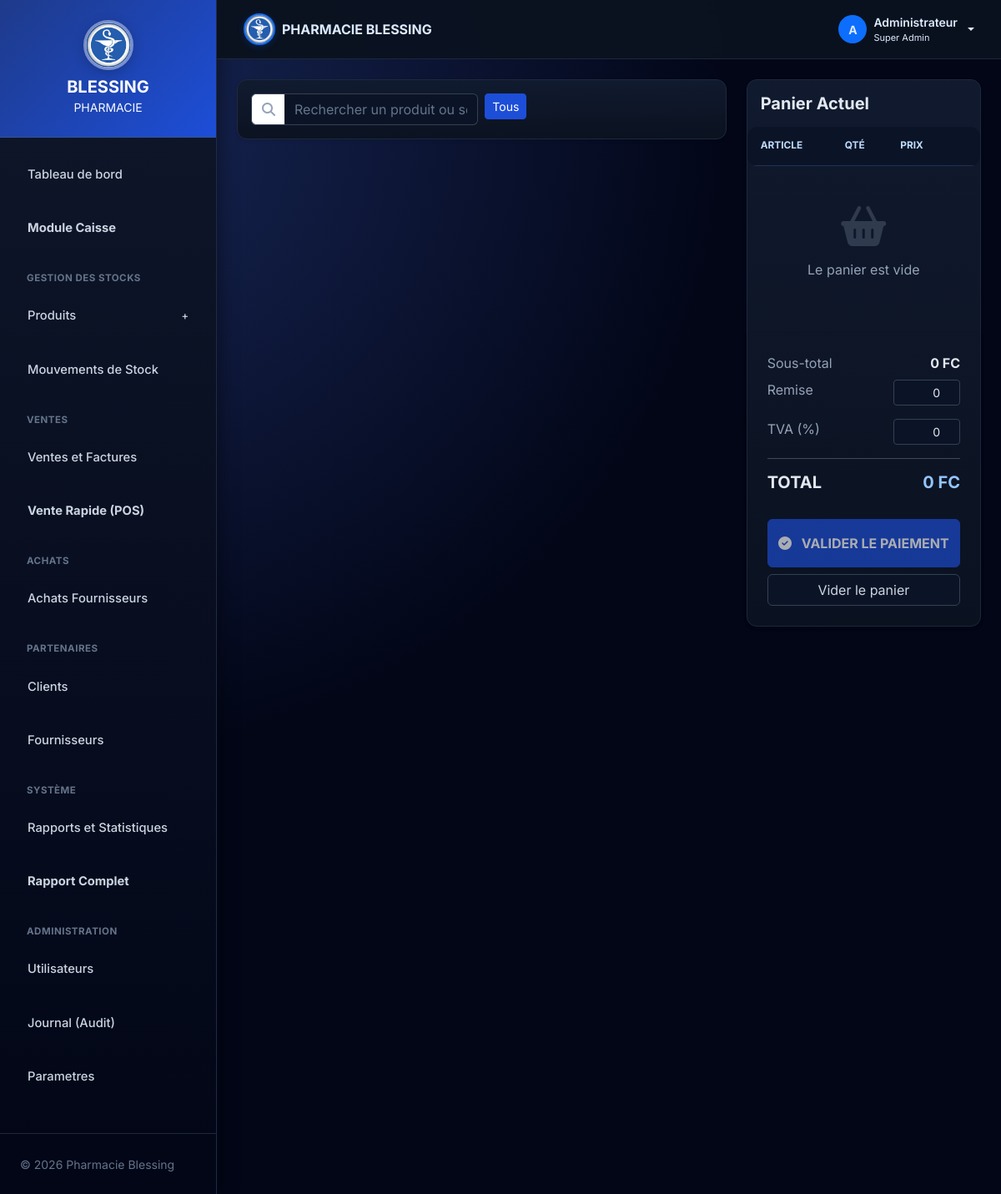
The page /modules/sales/pos.php (signed in) on the database as committed earlier.
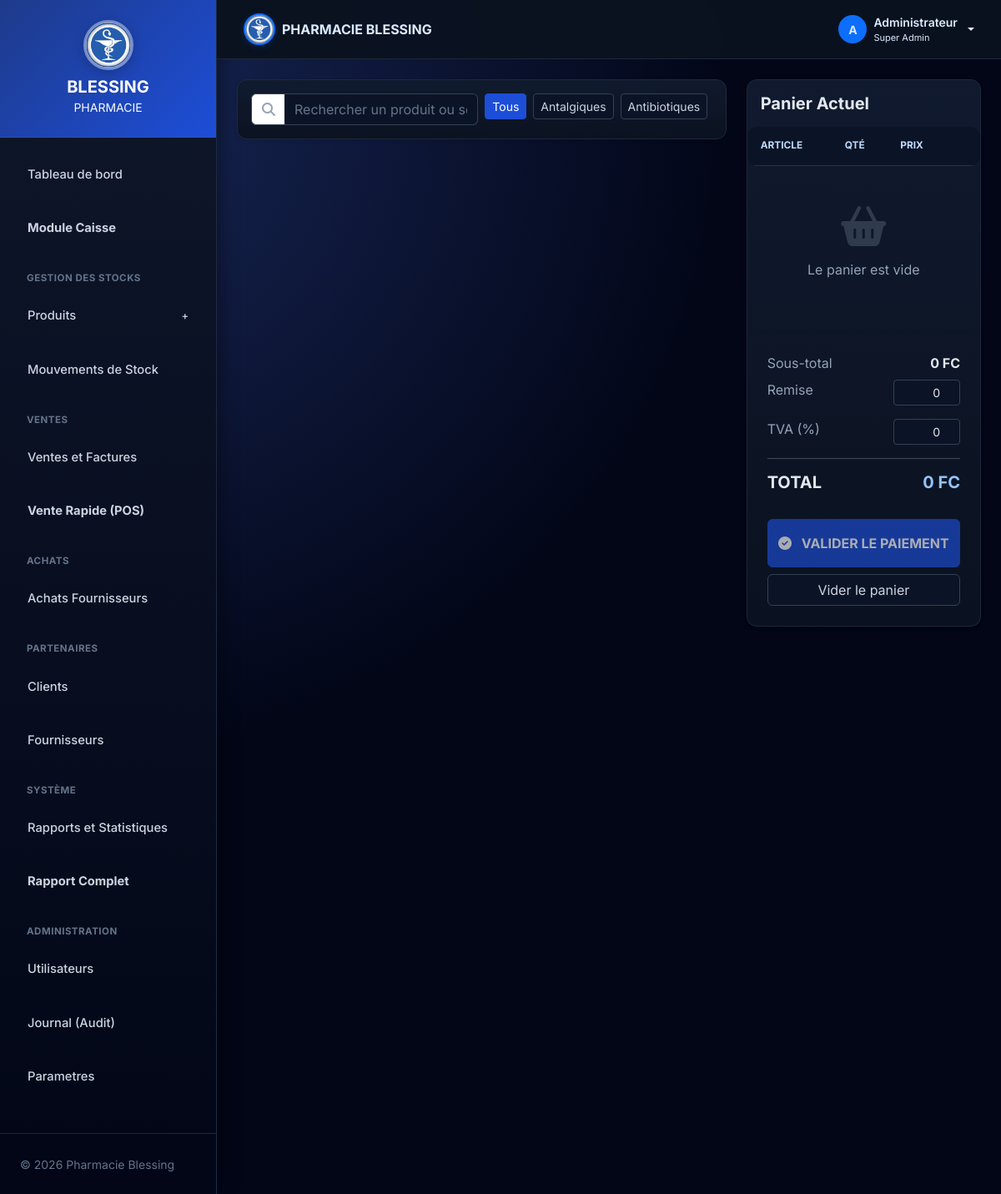
The same page on the database as committed later.
### tables this page shows
CREATE TABLE IF NOT EXISTS categories (
  id INT AUTO_INCREMENT PRIMARY KEY,
  name VARCHAR(150) NOT NULL UNIQUE,
  description TEXT NULL,
  created_at DATETIME NOT NULL DEFAULT CURRENT_TIMESTAMP
);

### modules/sales/pos.php (the view, shortened to what this page needs)
<?php
require_once '../../config/db.php';
$categories = $pdo->query("SELECT * FROM categories ORDER BY name ASC")->fetchAll();
require_once '../../includes/header.php';
?>
<div class="row g-4 pos-layout">
    <div class="col-12 col-lg-8 d-flex flex-column pos-products-pane">
        <div class="card border-0 shadow-sm mb-3">
            <div class="card-body p-3">
                <div class="row g-2">
                    <div class="col-12 col-md-6">
                        <div class="input-group">
                            <span class="input-group-text bg-white border-end-0"><i class="fas fa-search text-muted"></i></span>
                            <input type="text" id="posSearch" class="form-control border-start-0" placeholder="Rechercher un produit ou scanner...">
                        </div>
                    </div>
                    <div class="col-12 col-md-6">
                        <div class="d-flex overflow-auto pb-1" id="categoryFilters">
                            <button class="btn btn-primary btn-sm me-2 text-nowrap filter-cat active" data-cat="0">Tous</button>
                            <?php foreach ($categories as $cat): ?>
                                <button class="btn btn-outline-primary btn-sm me-2 text-nowrap filter-cat" data-cat="<?php echo $cat['id']; ?>">
                                    <?php echo $cat['name']; ?>
                                </button>
                            <?php endforeach; ?>
                        </div>
                    </div>
                </div>
            </div>
        </div>
        <div class="row g-3 overflow-auto flex-grow-1 px-1" id="productList">
        </div>
    </div>
    <div class="col-12 col-lg-4 d-flex flex-column pos-cart-pane">
        <div class="card shadow-sm border-0 d-flex flex-column h-100">
            <div class="card-header bg-white border-0 py-3">
                <h5 class="fw-bold mb-0">Panier Actuel</h5>
            </div>
            <div class="card-body p-0 overflow-auto flex-grow-1">
                <div class="table-responsive">
                <table class="table table-hover mb-0">
                    <thead class="sticky-top bg-light">
                        <tr>
                            <th class="ps-3">Article</th>
                            <th>Qté</th>
                            <th>Prix</th>
                            <th class="text-end pe-3"></th>
                        </tr>
                    </thead>
                </table>
                </div>
                <div id="emptyCart" class="text-center py-5 text-muted">
                    <i class="fas fa-shopping-basket fa-3x mb-3 opacity-25"></i>
                    <p>Le panier est vide</p>
                </div>
            </div>
            <div class="card-footer bg-white border-0 p-4 shadow-sm mt-auto">
                <div class="d-flex justify-content-between mb-2">
                    <span class="text-muted">Sous-total</span>
                    <span class="fw-bold" id="subtotal">0 FC</span>
                </div>
                <div class="d-flex justify-content-between mb-3">
                    <span class="text-muted">Remise</span>
                    <input type="number" id="discount" class="form-control form-control-sm text-end" style="width: 80px;" value="0">
                </div>
                <div class="d-flex justify-content-between mb-3">
                    <span class="text-muted">TVA (%)</span>
                    <input type="number" id="taxRateInline" class="form-control form-control-sm text-end" style="width: 80px;" value="0" min="0" step="0.01">
                </div>
                <hr>
                <div class="d-flex justify-content-between mb-4">
                    <span class="h5 fw-bold">TOTAL</span>
                    <span class="h5 fw-bold text-primary" id="finalTotal">0 FC</span>
                </div>
                <div class="d-grid gap-2">
                    <button class="btn btn-primary py-3 fw-bold" id="btnPay" disabled>
                        <i class="fas fa-check-circle me-2"></i> VALIDER LE PAIEMENT
                    </button>
                    <button class="btn btn-light" id="btnClearCart">Vider le panier</button>
                </div>
            </div>
        </div>
    </div>
</div>
<?php require_once '../../includes/footer.php'; ?>

Rows that differ between the two databases and show on the page:
added categories: name "Antalgiques"
added categories: name "Antibiotiques"
